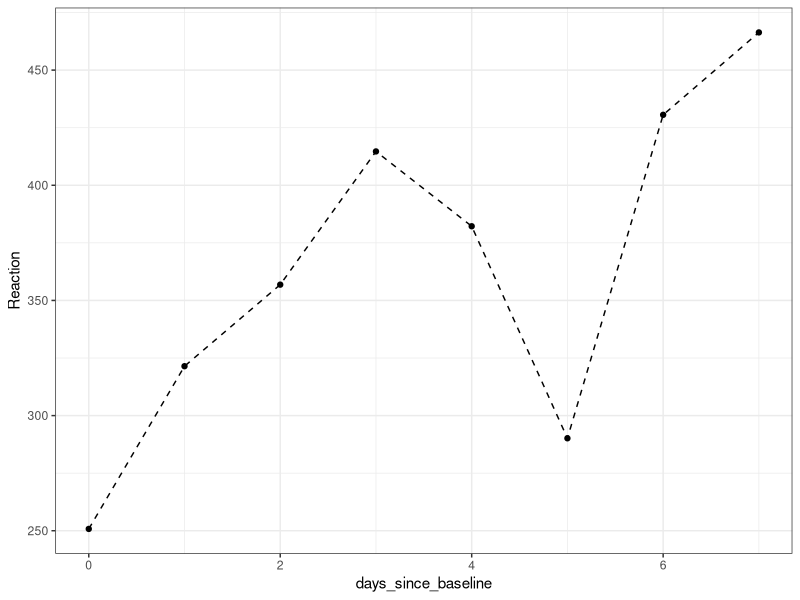
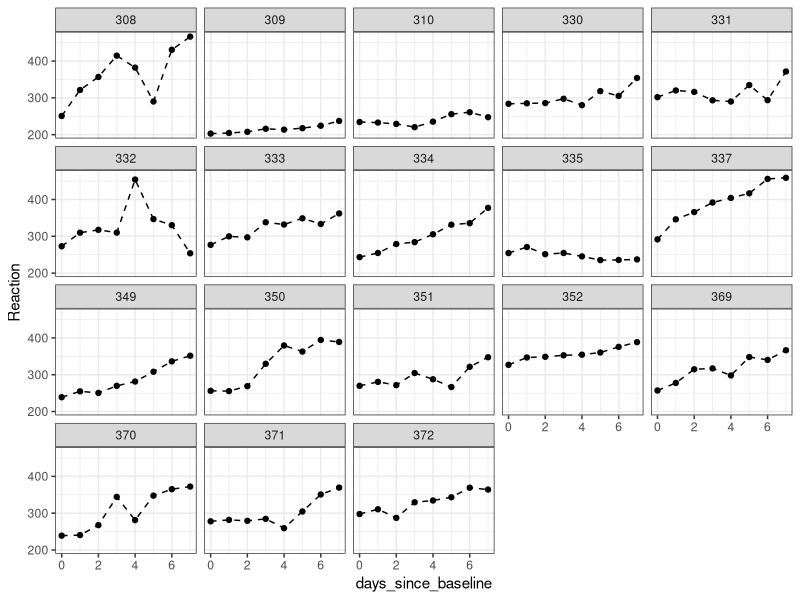

Generate these figures, in order, with R: (Note: this script raises an error after producing the figures.)
## ---- chunk 1
set.seed(72024)

library(tidyverse)
library(lme4)

# Use data() to load a data set from a package into your environment
data("sleepstudy")
## ---- chunk 2
sleep_study_data <- sleepstudy |> 
  mutate(days_since_baseline = Days - 2) |> 
  filter(Days >= 2)
## ---- chunk 3
subject308_data <- filter(sleep_study_data, Subject == "308")

ggplot(subject308_data, aes(x = days_since_baseline, y = Reaction)) +
  geom_point() +
  geom_line(linetype = "dashed") +
  theme_bw()
## ---- chunk 4
ggplot(sleep_study_data, aes(x = days_since_baseline, y = Reaction)) +
  geom_point() +
  geom_line(linetype = "dashed") +
  theme_bw() +
  facet_wrap(~Subject)
## ---- chunk 5
summarize_ci_lr <- function(model,name_var,level=0.95){
  est <- summary(model)$coefficients[name_var,"Estimate"]
  lb <- confint(model, level=level)[name_var, 1]
  ub <- confint(model,level=level)[name_var, 2]
  
  lb_name <- paste((1-level)/2*100, "%")
  ub_name <- paste((1-(1-level)/2)*100, "%")
  est_ci <- c(est,lb,ub)
  names(est_ci) <- c("Estimate",lb_name, ub_name)
  return(est_ci)
}

summarize_ci_mixed_effects <- function(model,name_var, level=0.95){
  est <- fixef(model)[name_var]
  lb <- confint(model, level=level,quiet=T)[name_var, 1]
  ub <- confint(model,level=level,quiet=T)[name_var, 2]
  
  lb_name <- paste((1-level)/2*100, "%")
  ub_name <- paste((1-(1-level)/2)*100, "%")
  est_ci <- c(est,lb,ub)
  names(est_ci) <- c("Estimate",lb_name, ub_name)
  return(est_ci)
  
}

## ---- chunk 6
summarize_ci_lr(model1,"days_since_baseline")
## ---- chunk 7
summarize_ci_mixed_effects(model2,"days_since_baseline")

## ---- chunk 8
summarize_ci_mixed_effects(model3,"days_since_baseline")
## ---- chunk 9

ranef(model3)
fixef(model3)
